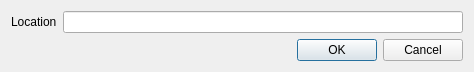
<?xml version="1.0" encoding="UTF-8"?>
<ui version="4.0">
 <class>AddLocationDialog</class>
 <widget class="QDialog" name="AddLocationDialog">
  <property name="geometry">
   <rect>
    <x>0</x>
    <y>0</y>
    <width>469</width>
    <height>71</height>
   </rect>
  </property>
  <property name="windowTitle">
   <string>Add Location</string>
  </property>
  <layout class="QVBoxLayout" name="verticalLayout">
   <property name="sizeConstraint">
    <enum>QLayout::SetFixedSize</enum>
   </property>
   <item>
    <layout class="QFormLayout" name="formLayout">
     <item row="0" column="0">
      <widget class="QLabel" name="label">
       <property name="text">
        <string>Location</string>
       </property>
      </widget>
     </item>
     <item row="0" column="1">
      <widget class="QLineEdit" name="lineEdit">
       <property name="minimumSize">
        <size>
         <width>400</width>
         <height>0</height>
        </size>
       </property>
      </widget>
     </item>
    </layout>
   </item>
   <item>
    <layout class="QHBoxLayout" name="horizontalLayout">
     <item>
      <spacer name="horizontalSpacer">
       <property name="orientation">
        <enum>Qt::Horizontal</enum>
       </property>
       <property name="sizeHint" stdset="0">
        <size>
         <width>40</width>
         <height>20</height>
        </size>
       </property>
      </spacer>
     </item>
     <item>
      <widget class="QPushButton" name="pushButton_ok">
       <property name="text">
        <string>OK</string>
       </property>
       <property name="default">
        <bool>true</bool>
       </property>
      </widget>
     </item>
     <item>
      <widget class="QPushButton" name="pushButton_cancel">
       <property name="text">
        <string>Cancel</string>
       </property>
      </widget>
     </item>
    </layout>
   </item>
  </layout>
 </widget>
 <resources/>
 <connections>
  <connection>
   <sender>pushButton_ok</sender>
   <signal>clicked()</signal>
   <receiver>AddLocationDialog</receiver>
   <slot>accept()</slot>
   <hints>
    <hint type="sourcelabel">
     <x>314</x>
     <y>49</y>
    </hint>
    <hint type="destinationlabel">
     <x>313</x>
     <y>66</y>
    </hint>
   </hints>
  </connection>
  <connection>
   <sender>pushButton_cancel</sender>
   <signal>clicked()</signal>
   <receiver>AddLocationDialog</receiver>
   <slot>reject()</slot>
   <hints>
    <hint type="sourcelabel">
     <x>393</x>
     <y>50</y>
    </hint>
    <hint type="destinationlabel">
     <x>391</x>
     <y>67</y>
    </hint>
   </hints>
  </connection>
 </connections>
</ui>
